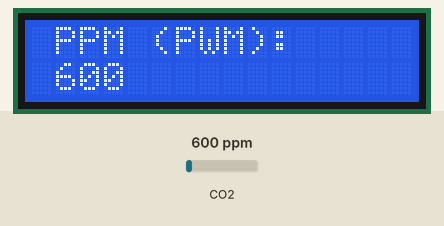
Recording of a sketch running on a simulated Arduino Uno, built with avr-gcc and run on an emulated ATmega328P. Shown: 16×2 character LCD. The inputs (shaded band) are chosen by the test bench; at power-on: CO2 600 ppm. What the sketch prints to the serial monitor is not drawn.

Above: at 1.3 s.
1.4 s: CO2 set to 452 ppm
At 3.1 s:
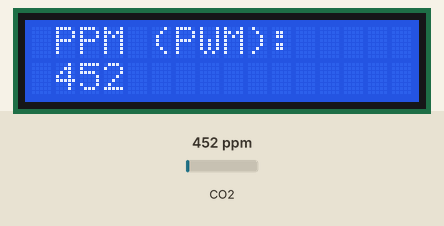
4.5 s: CO2 set to 1050 ppm
At 5.9 s:
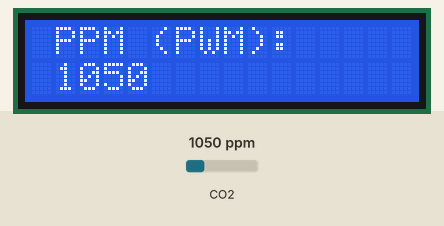
7.6 s: CO2 set to 1700 ppm
At 8.2 s:
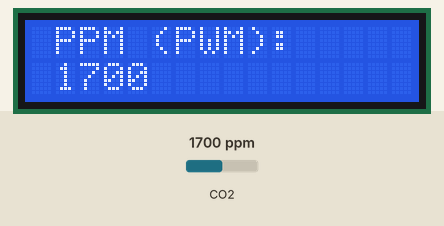
Timing chart, 0 to 10.6 s (numbered marks = the images above; inputs shaded):
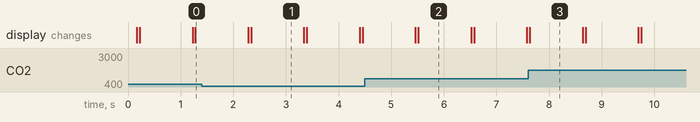

Measured:
- after the input at 1.4 s, the display: first differs from a run without the input after 0.94 s (image 1)
- after the input at 4.5 s, the display: first differs from a run without the input after 1.0 s (image 2)
- what the display in image 1 shows lasts 1.0 s, from 2.3 s to 3.3 s

The sketch:

Mhz19b.ino
```cpp
#include <Wire.h>
#include <LiquidCrystal_I2C.h> // Check library documentation for POSITIVE argument
#include <MHZ.h>

// Define I2C address for the LCD (consult your LCD datasheet)
const int lcd_I2C_address = 0x27; // This is a common address, might need adjustment

// Define pins for MH-Z19 sensor (assuming standard SPI pins)
#define CO2_IN 8
#define MH_Z19_RX A0 // D7
#define MH_Z19_TX A1 // D6

// Create objects for LCD display and MH-Z19 sensor
// Adjust pin connections if needed (remove POSITIVE if not required by your library)
LiquidCrystal_I2C lcd(lcd_I2C_address, 16,2); // Adjust pin connections if needed
MHZ co2(MH_Z19_RX, MH_Z19_TX, CO2_IN, MHZ19B);

void setup() {
  Serial.begin(9600);
  pinMode(CO2_IN, INPUT);
  delay(100);
  Serial.println("MHZ 19B with I2C LCD");

  // Initialize LCD display with I2C address and pin connections
  lcd.init();
  lcd.backlight(); // Turn on backlight (optional)
  lcd.clear();
}


void loop() {
  int ppm_uart = co2.readCO2UART();
  int ppm_pwm = co2.readCO2PWM();

  Serial.println(ppm_pwm);
  Serial.println();


// Adjust cursor position for PPM (PWM) - Might need adjustment based on your LCD size
  lcd.print(1,0);
  lcd.print("PPM (PWM):");
  lcd.setCursor(1, 1); // Adjust cursor position for PPM (PWM) value - Might need adjustment based on your LCD size
  lcd.print(ppm_pwm);
  delay(1000);
  lcd.clear();
}
```
